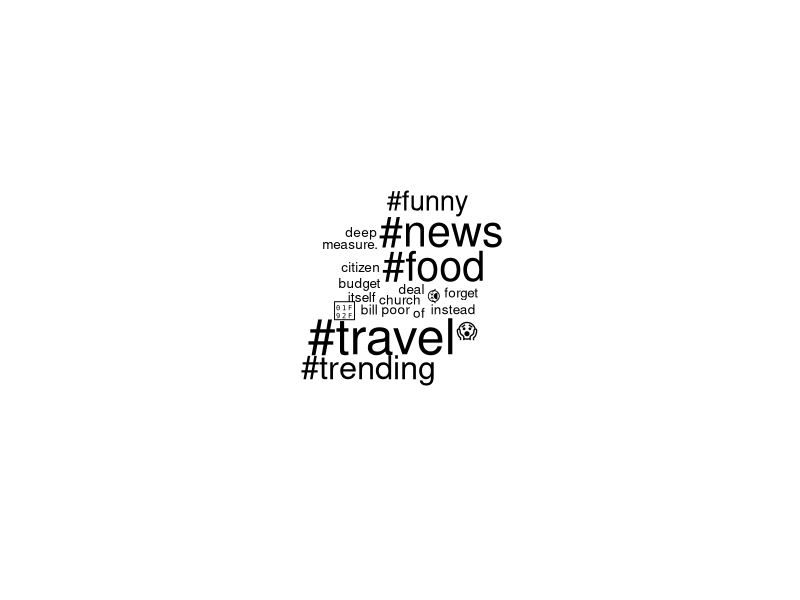

This chart was generated by the following R code: (Note: this script raises an error after producing the figure.)
###########################
# Last names:
# 	Avelino
# 	Balingit
# 	Liong
# 	Wong
#
# Language: R
# Paradigms: Paradigms: Functional, Procedural, Object-Oriented
##########################

library(dplyr)
library(stringr)
library(lubridate)
library(wordcloud)
library(ggplot2)
library(readr)

data <- read_csv("fake_tweets.csv") 

corpus <- paste(data$text, collapse = " ")

clean_tokenize <- function(text) {
  tokens <- unlist(strsplit(text, "\\s+"))
  return(tolower(tokens)) #make lowercase
}

words <- clean_tokenize(corpus)
total_words <- length(words)
unique_words <- length(unique(words))
word_freq <- table(words)
word_freq_sorted <- sort(word_freq, decreasing = TRUE)
characters <- unlist(strsplit(tolower(corpus), ""))
characters <- characters[characters != " "]  
char_freq <- table(characters)
char_freq_sorted <- sort(char_freq, decreasing = TRUE)

top_words <- head(word_freq_sorted, 20)
stop_words <- c("a", "about", "above", "after", "again", "against", "all", "am", "an", "and", "any", "are", "aren't", "as", "at", "be", "because", "been", "before", "being", "below", "between", "both", "but", "by", "can't", "cannot", "could", "couldn't", "did", "didn't", "do", "does", "doesn't", "doing", "don't", "down", "during", "each", "few", "for", "from", "further", "had", "hadn't", "has", "hasn't", "have", "haven't", "having", "he", "he'd", "he'll", "he's", "her", "here", "here's", "hers", "herself", "him", "himself", "his", "how", "how's", "i", "i'd", "i'll", "i'm", "i've", "if", "in", "into", "is", "isn't", "it", "it's", "its", "itself", "let's", "me", "more", "most", "mustn't", "my", "myself", "no", "nor", "not", "of", "off", "on", "once", "only", "or", "other", "ought", "our", "ours", "ourselves", "out", "over", "own", "same", "she", "she'd", "she'll", "she's", "should", "shouldn't", "so", "some", "such", "than", "that", "that's", "the", "their", "theirs", "them", "themselves", "then", "there", "there's", "these", "they", "they'd", "they'll", "they're", "they've", "this", "those", "through", "to", "too", "under", "until", "up", "very", "was", "wasn't", "we", "we'd", "we'll", "we're", "we've", "were", "weren't", "what", "what's", "when", "when's", "where", "where's", "which", "while", "who", "who's", "whom", "why", "why's", "with", "won't", "would", "wouldn't", "you", "you'd", "you'll", "you're", "you've", "your", "yours", "yourself", "yourselves")
identified_stop_words <- word_freq[names(word_freq) %in% stop_words]
top_stop <- head(sort(identified_stop_words, decreasing = TRUE), 10)

print(paste("Total Word Count:", total_words))
print(paste("Vocabulary Size:", unique_words))

print("Word Frequency (Sorted):")
#print(head(word_freq_sorted, 10)) 
print(word_freq_sorted)

print("Character Frequency (Sorted):")
#print(head(char_freq_sorted, 10)) 
print(char_freq_sorted)

print("Top 20 Most Frequent Words:")
print(top_words)
print("Top 10 Most Frequent Stop Words:")
print(top_stop)

#wordlcoud
png("wordcloud.png", width = 500, height = 500)
wordcloud(names(top_words), freq = as.numeric(top_words), scale = c(3, 0.5), min.freq = 1)
dev.off()
print("Word cloud saved as 'wordcloud.png'")

#bar
png("barchart.png", width = 500, height = 500)
ggplot(monthly_posts, aes(x = month, y = post_count)) +
  geom_bar(stat = "identity", fill = "pink") +
  theme_minimal() +
  labs(title = "Total Number of Posts Per Month", x = "Month", y = "Number of Posts") +
  theme(axis.text.x = element_text(angle = 45, hjust = 1))
dev.off()
print("Bar chart saved as 'barchart.png'")



#symbol freq
symbols <- unlist(str_extract_all(corpus, "[^a-zA-Z0-9]"))
if (length(symbols) > 0) {
  symbol_freq <- table(symbols)
  symbol_data <- data.frame(symbol = names(symbol_freq), freq = as.numeric(symbol_freq))
  
  #pie 
  png("piechart.png", width = 500, height = 500)
  
  print(ggplot(symbol_data, aes(x = "", y = freq, fill = symbol)) +
          geom_bar(stat = "identity", width = 1) +
          coord_polar("y", start = 0) +
          theme_void() +
          labs(title = "Distribution of Symbols in the Corpus"))
  
  dev.off()
  print("Pie chart saved as 'piechart.png'")
} else {
  print("No symbols found.")
}
